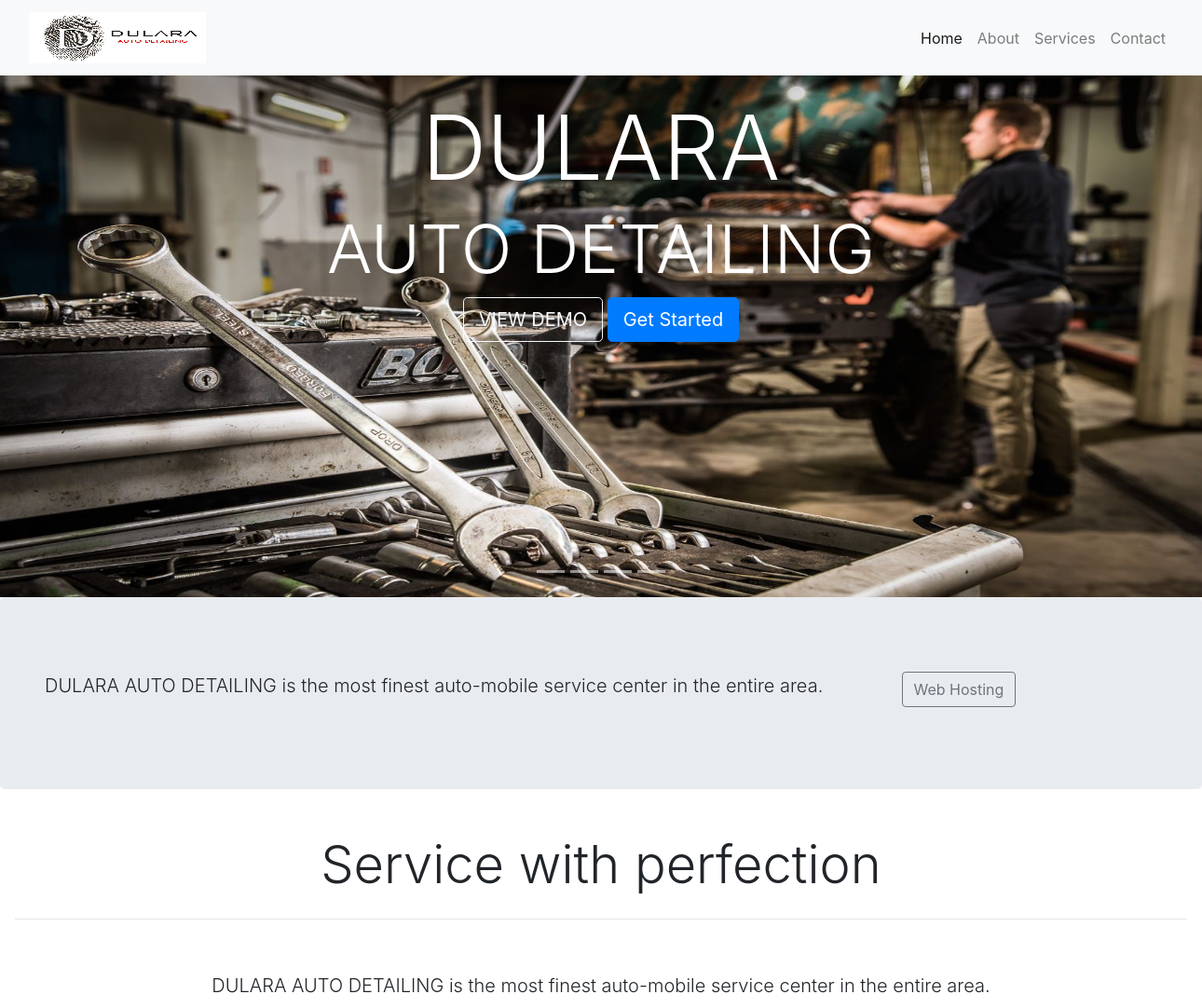
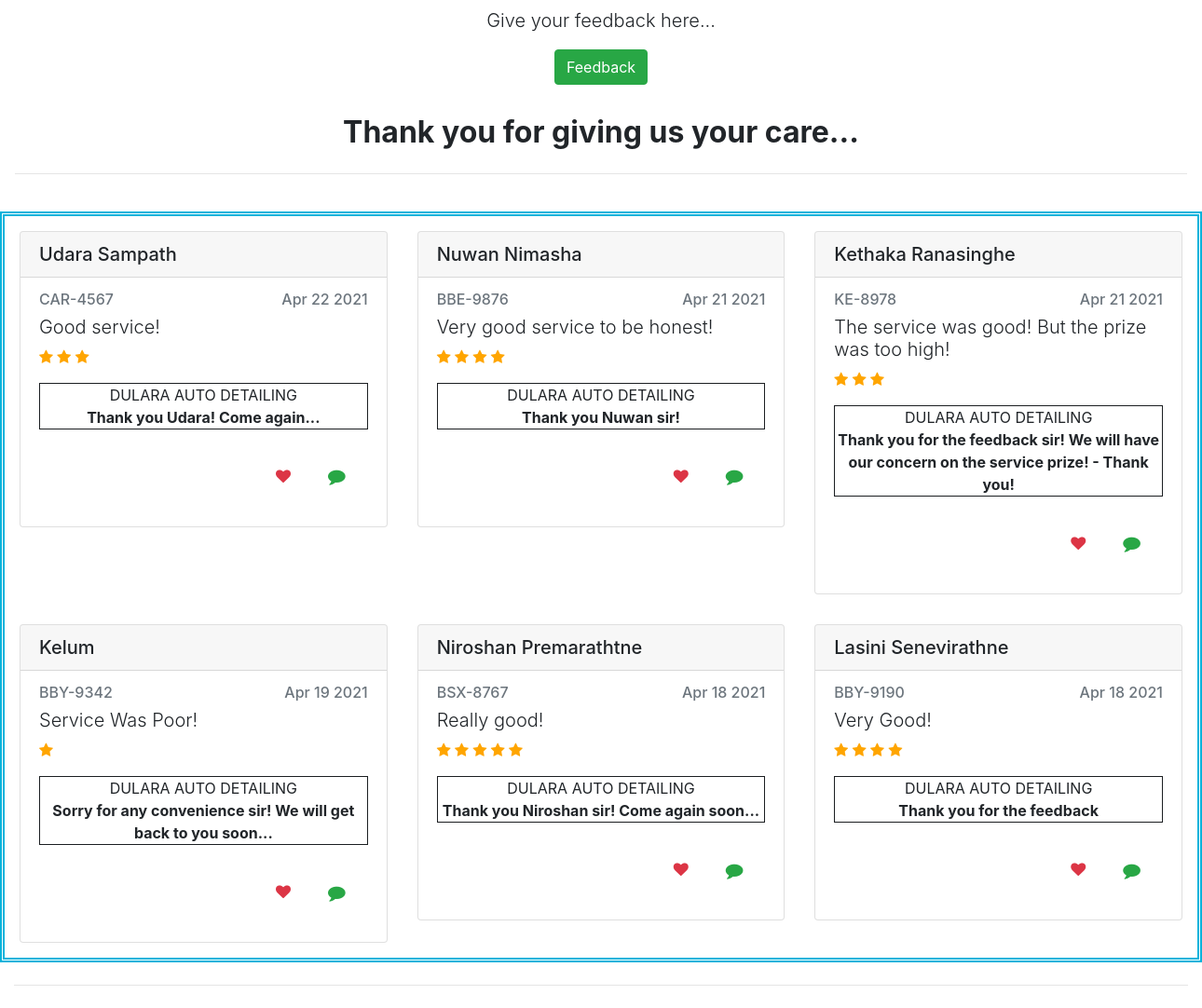
The page /public/index.php on the database its author committed (2 pictures, top to bottom).
### tables this page shows
CREATE TABLE `customer_feedback` (
  `feedback_id` int(11) NOT NULL,
  `feedback_cus_name` text DEFAULT NULL,
  `feedback_cus_vno` varchar(255) DEFAULT NULL,
  `feedback_invoice` varchar(255) DEFAULT NULL,
  `feedback_star_rating` int(11) DEFAULT NULL,
  `feedback_review` text DEFAULT NULL,
  `feedback_is_liked` int(11) DEFAULT 0,
  `feedback_is_replied` int(11) DEFAULT 0,
  `feedback_reply` text DEFAULT NULL,
  `feedback_created_at` timestamp NULL DEFAULT current_timestamp(),
  `feedback_status` int(11) DEFAULT 1
);

### public/Feedback.php (called while the page is built, shortened)
<?php include 'DbConnection.php';
class Feedback
{
    public function getAllFeedbacks()
    {
        $con = $GLOBALS["conn"];
        $sql = "SELECT f.feedback_id, c.cus_name, c.cus_vehicle_no, i.invoice_id, f.feedback_star_rating, f.feedback_review, f.feedback_is_liked, f.feedback_is_replied, f.feedback_reply, f.feedback_created_at FROM customer_feedback f, customer c, job j, invoice i WHERE f.feedback_cus_vno = c.cus_vehicle_no AND j.job_vehicle_id = f.feedback_cus_vno AND i.job_id = j.job_id AND feedback_is_liked = 1 GROUP BY feedback_id ORDER BY feedback_id DESC LIMIT 6;";
        return $con->query($sql);
    }
}

### public/index.php (the view, shortened to what this page needs)
<?php include 'Feedback.php';
$feedbackObj = new Feedback();
?>
<!DOCTYPE html>
<html lang="en">
<head>
    <link rel="stylesheet" href="https://maxcdn.bootstrapcdn.com/bootstrap/4.0.0/css/bootstrap.min.css">
    <link rel="stylesheet" href="https://stackpath.bootstrapcdn.com/font-awesome/4.7.0/css/font-awesome.min.css">
    <link href="style.css" rel="stylesheet">
</head>
<body>
<nav class="navbar navbar-expand-md bg-light navbar-light sticky-top">
    <div class="container-fluid">
        <a href="#" class="navbar-brand"><img src="img/logo.png" alt="LOGO"></a>
        <div class="collapse navbar-collapse" id="navbar-responsive">
            <ul class="navbar-nav ml-auto">
                <li class="nav-item active">
                    <a href="#" class="nav-link">Home</a>
                </li>
                <li class="nav-item">
                    <a href="#" class="nav-link">About</a>
                </li>
                <li class="nav-item">
                    <a href="#" class="nav-link">Services</a>
                </li>
                <li class="nav-item">
                    <a href="#" class="nav-link">Contact</a>
                </li>
            </ul>
        </div>
    </div>
</nav>
<div class="d-flex justify-content-center">
    <div id="slides" class="carousel slide" data-ride="carousel">
        <ul class="carousel-indicators">
            <li data-target="#slides" data-slide-to="0" active></li>
            <li data-target="#slides" data-slide-to="1"></li>
            <li data-target="#slides" data-slide-to="2"></li>
            <li data-target="#slides" data-slide-to="3"></li>
        </ul>
        <div class="carousel-inner">
            <div class="carousel-item active">
                <div class="carousel-caption align-top">
                    <h1 class="display-1">DULARA</h1>
                    <h1 class="display-3">AUTO DETAILING</h1>
                    <button type="button" class="btn btn-outline-light btn-lg">VIEW DEMO</button>
                    <button type="button" class="btn btn-primary btn-lg">Get Started</button>
                </div>
                <img src="img/background.jpg" height="560" width="1360"/>
            </div>
        </div>
    </div>
</div>
<div class="container-fluid">
    <div class="row jumbotron">
        <div class="col-md-9">
            <p class="lead">DULARA AUTO DETAILING is the most finest auto-mobile service center in the entire area.</p>
        </div>
        <div class="col-md-3">
            <button type="button" class="btn btn-outline-secondary">Web Hosting</button>
        </div>
    </div>
</div>
<div class="container-fluid">
    <div class="row padding text-center">
        <div class="col-12">
            <h1 class="display-4">Service with perfection</h1>
            <hr class="my-4"/>
        </div>
        <div class="col-12">
            <p class="lead">DULARA AUTO DETAILING is the most finest auto-mobile service center in the entire area.</p>
            <p class="lead">Give your feedback here...</p>
            <a href="#modal_customer_feedback" class="btn btn-success" data-target="#modal_customer_feedback" data-toggle="modal">Feedback</a>
        </div>
    </div>
</div>
<div class="container-fluid padding">
    <div class="row welcome text-center padding">
        <div class="col-12">
            <h2 class="font-weight-bold">Thank you for giving us your care...</h2>
            <hr class="my-4"/>
        </div>
    </div>
</div>
<div class="container-fluid">
    <div class="row padding" style="border: #00b3db double thick;">
        <?php
        $feedback = $feedbackObj->getAllFeedbacks();
        while($r = $feedback->fetch_assoc())
        {
            $stars = $r['feedback_star_rating'];
            $is_liked = $r['feedback_is_liked'];
            $is_liked_class = $is_liked == 0 ? "secondary" : "danger";
            $is_replied = $r['feedback_is_replied'];
            $is_replied_class = $is_replied == 0 ? "secondary" : "success";
            $reply = $r['feedback_reply'];
            $timestamp = strtotime($r['feedback_created_at']);
            $date = date("M d Y", $timestamp);
            ?>
            <div class="col-md-4">
                <div class="card">
                    <div class="card-header h5"><?php echo $r['cus_name']; ?></div>
                    <div class="card-body">
                        <div class="d-flex justify-content-between">
                            <h6 class="card-subtitle mb-2 text-muted"><?php echo $r['cus_vehicle_no']; ?></h6>
                            <h6 class="card-subtitle mb-2 text-muted"><?php echo $date; ?></h6>
                        </div>
                        <p class="card-text h5 font-weight-light"><?php echo $r['feedback_review']; ?></p>
                        <p class="card-text">
                            <?php
                            for($i = 0 ; $i < $stars; $i++)
                            {
                                ?>
                                <i class="fa fa-star" style="color: orange"></i>
                            <?php } ?>
                        </p>
                        <?php
                        if($is_replied == 1)
                        {
                            ?>
                            <p class="card-text text-center" style="border: #1b1e21 double 1px;">
                                DULARA AUTO DETAILING <br/>
                                <b><?php echo $reply; ?></b>
                            </p>
                        <?php } ?>
                        <div class="public-links col-md-12 d-flex justify-content-end">
                            <button data-toggle="tooltip" data-placement="top" title="Only company can react to the reviews" class="card-link btn btn-outline-<?php echo $is_liked_class; ?> border-0" data-fid="<?php echo $r['feedback_id']; ?>" data-cs="<?php echo $is_liked; ?>"><i class="fa fa-heart"></i></button>
                            <button data-toggle="tooltip" data-placement="top" title="Only company can reply to the reviews" class="card-link border-0 btn-sm btn-outline-<?php echo $is_replied_class; ?>" data-id="<?php echo $r['feedback_id']; ?>" data-fid="<?php echo $r['feedback_id']; ?>" data-replied="<?php echo $is_replied; ?>" data-reply="<?php echo $reply; ?>"><i class="fa fa-comment fa-lg"></i></button>
                        </div>
                    </div>
                </div>
            </div>
        <?php } ?>
    </div>
    <hr class="my-4"/>
</div>
</body>
</html>

### public/style.css (style rules this page uses)
.carousel-item { transition: -webkit-transform 0.5s ease; transition: transform 0.5s ease, -webkit-transform 0.5s ease; -webkit-backface-visibility: visible; backface-visibility: visible; }
.carousel-caption { top: 0; bottom: auto; }
[class*="col-"] { padding: 1rem; }

### rows shown on the page
customer_feedback: cus_name "Udara Sampath", cus_vehicle_no "CAR-4567", feedback_created_at "Apr 22 2021", feedback_review "Good service!", feedback_star_rating 3 (drawn), feedback_reply "Thank you Udara! Come again..."
customer_feedback: cus_name "Nuwan Nimasha", cus_vehicle_no "BBE-9876", feedback_created_at "Apr 21 2021", feedback_review "Very good service to be honest!", feedback_star_rating 4 (drawn), feedback_reply "Thank you Nuwan sir!"
customer_feedback: cus_name "Kethaka Ranasinghe", cus_vehicle_no "KE-8978", feedback_created_at "Apr 21 2021", feedback_review "The service was good! But the prize was too high!", feedback_star_rating 3 (drawn), feedback_reply "Thank you for the feedback sir! We will have our concern on the service prize! - Thank you!"
customer_feedback: cus_name "Kelum", cus_vehicle_no "BBY-9342", feedback_created_at "Apr 19 2021", feedback_review "Service Was Poor!", feedback_star_rating 1 (drawn), feedback_reply "Sorry for any convenience sir! We will get back to you soon..."
customer_feedback: cus_name "Niroshan Premarathtne", cus_vehicle_no "BSX-8767", feedback_created_at "Apr 18 2021", feedback_review "Really good!", feedback_star_rating 5 (drawn), feedback_reply "Thank you Niroshan sir! Come again soon..."
customer_feedback: cus_name "Lasini Senevirathne", cus_vehicle_no "BBY-9190", feedback_created_at "Apr 18 2021", feedback_review "Very Good!", feedback_star_rating 4 (drawn), feedback_reply "Thank you for the feedback"
